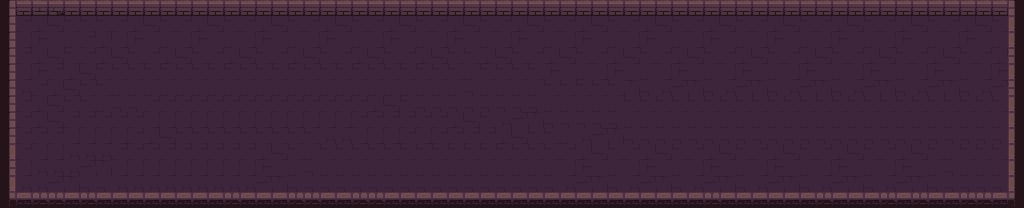

Rendered tile map (Tiled .tmx) drawn with the repository's tilesets; below, a short description and the map source with its tile grids summarised:
An orthogonal 64x13 tile map with 16x16 px tiles, 1 tile layer (Tile Layer 1) and 4 objects.

<map version="1.2" tiledversion="1.2.1" orientation="orthogonal" renderorder="right-down" width="64" height="13" tilewidth="16" tileheight="16" infinite="0" nextlayerid="3" nextobjectid="45">
 <tileset firstgid="1" source="Dungeon_Tileset.tsx" />
 <objectgroup id="2" name="collidable">
  <object id="34" x="0" y="0" width="1024" height="16" />
  <object id="36" x="1008" y="16" width="16" height="192" />
  <object id="39" x="16" y="192" width="992" height="16" />
  <object id="44" x="0" y="16" width="16" height="192" />
 </objectgroup>
 <layer id="1" name="Tile Layer 1" width="64" height="13">
  <data>[832 cells, 832 non-empty, 30 distinct tile ids]</data>
 </layer>
</map>
